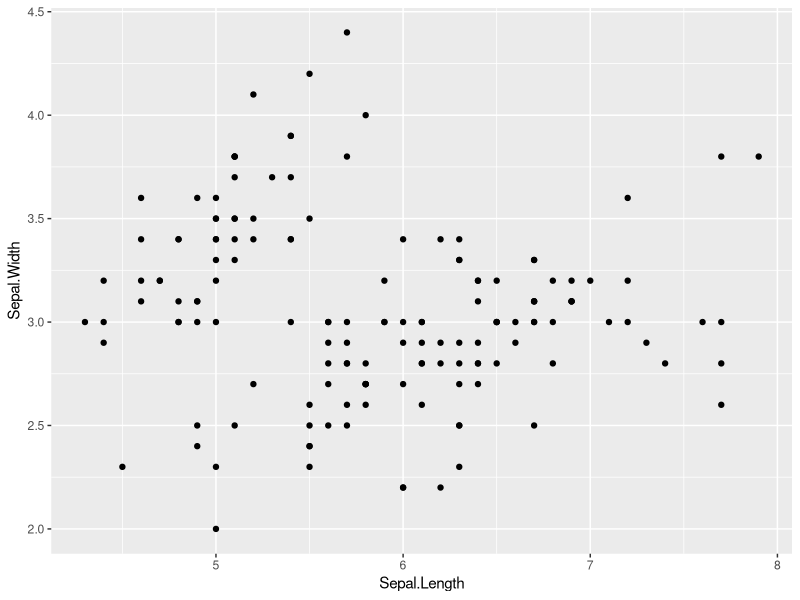
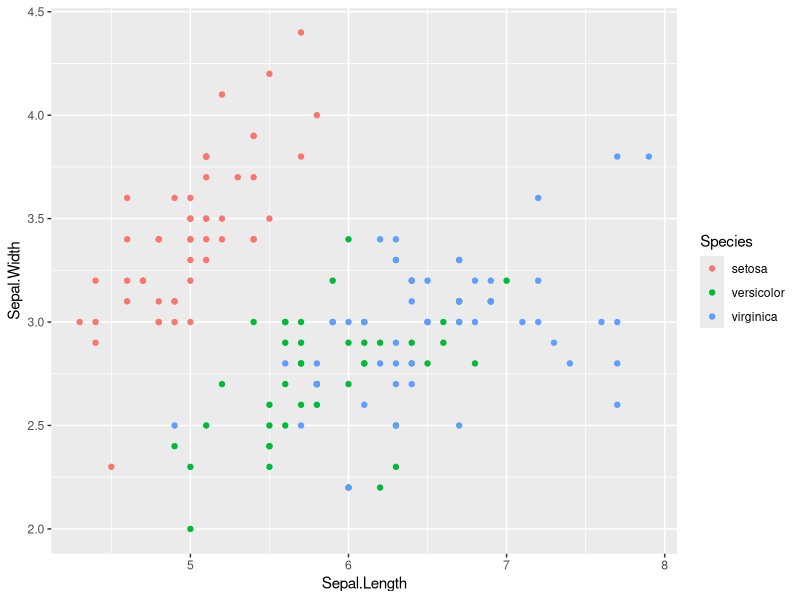
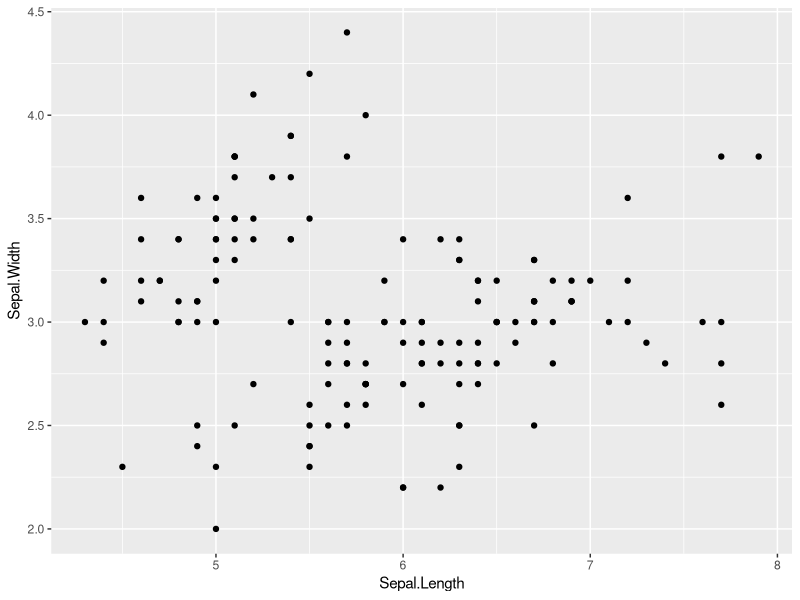
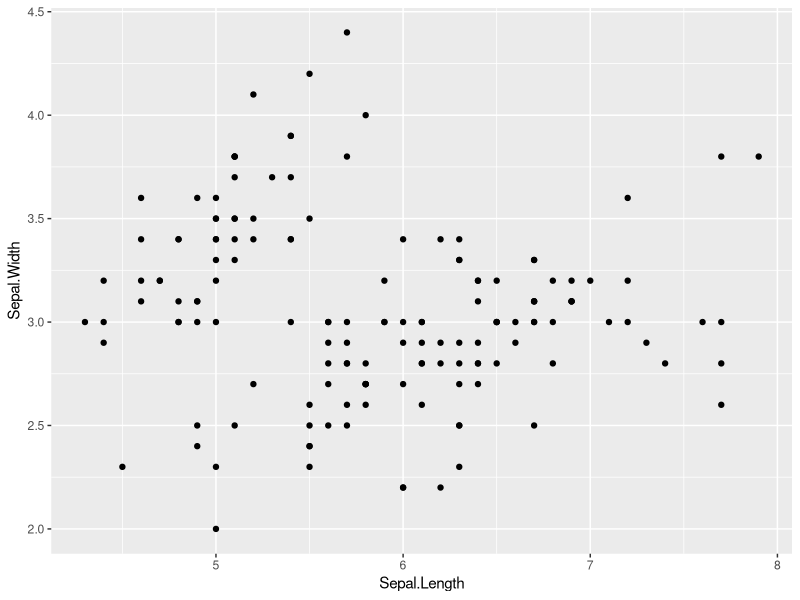
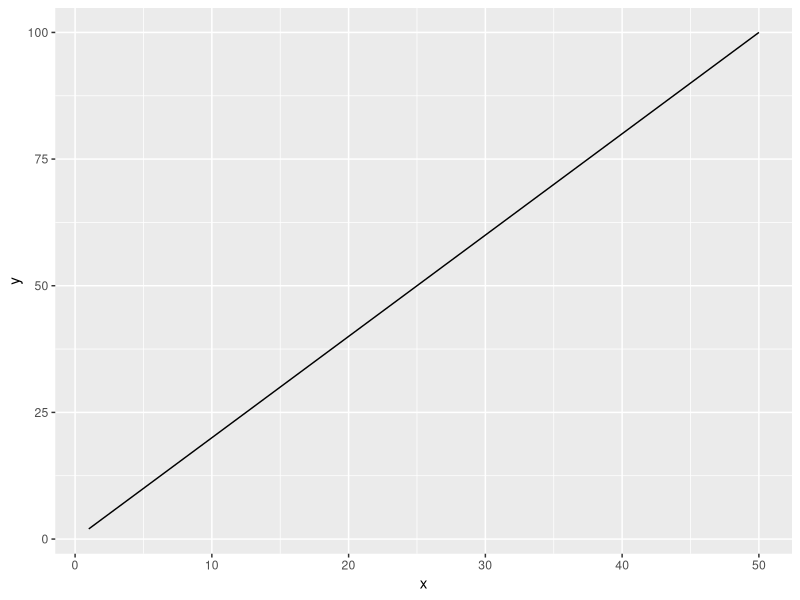
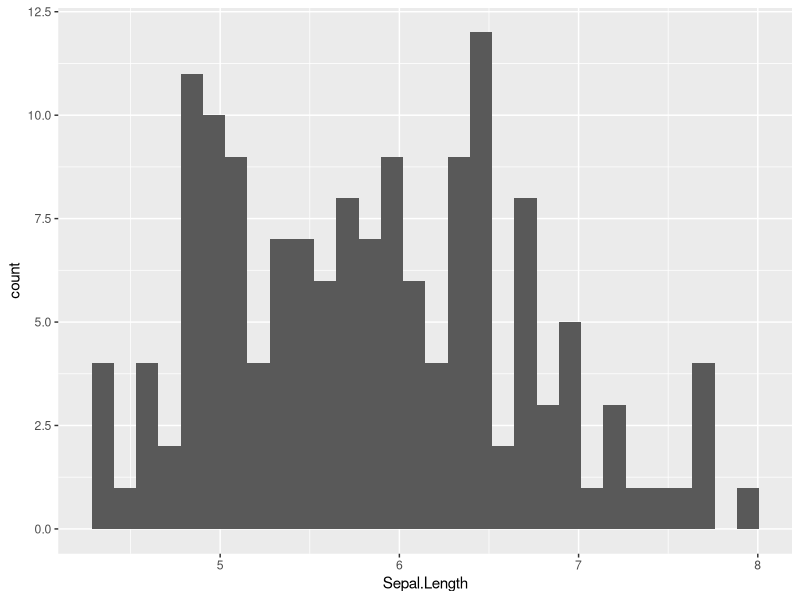
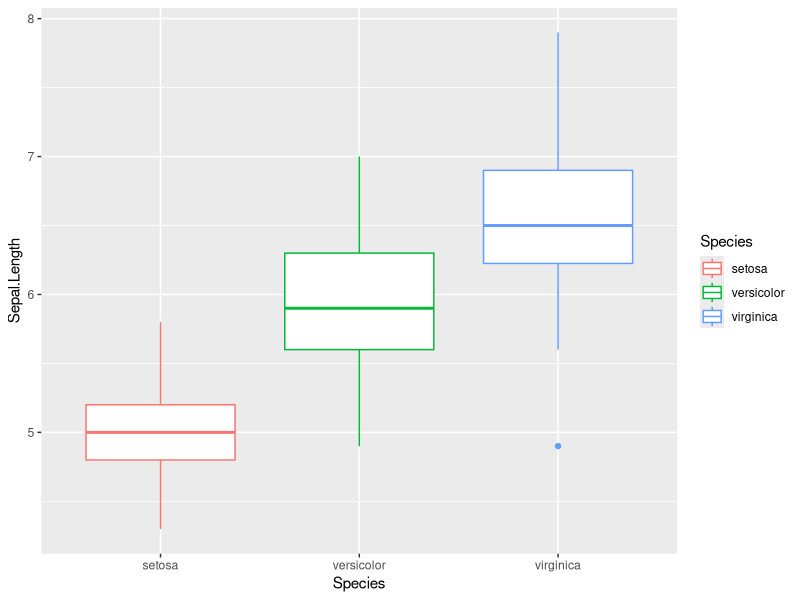
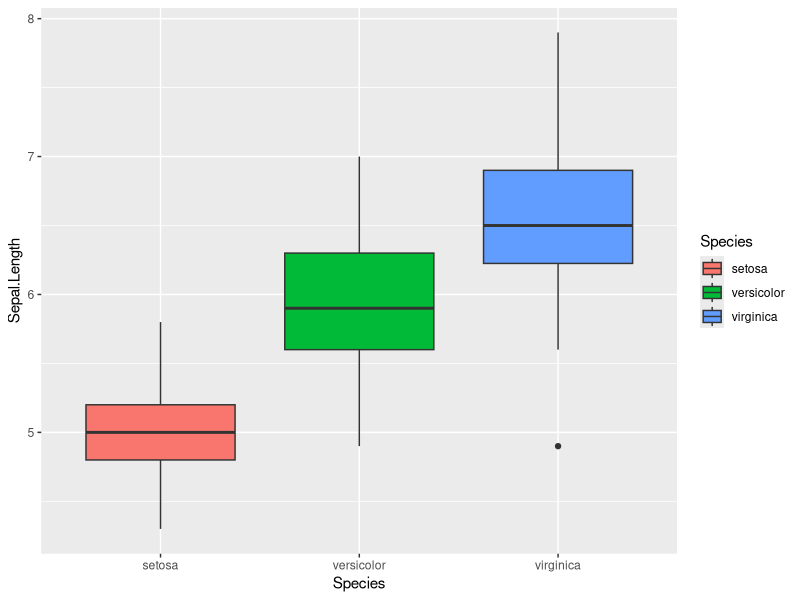

Write R code to recreate these figures, in order.
library(tidyverse) #call every single time

# point figure ------------------------------------------------------------


##point figure error no aes()
# iris %>% 
#   ggplot(
#     x = Sepal.Length,
#     y = Sepal.Width)
#   ) +
#   geom_point()


 iris %>% 
     ggplot(
         mapping = aes(x = Sepal.Length,
                       y = Sepal.Width)
       ) +
     geom_point()

##color by species

iris %>% 
  ggplot(
    aes(x = Sepal.Length,
         y = Sepal.Width,
         color = Species)
  )+
  geom_point()

ggplot(data = iris,
       mapping = aes(x = Sepal.Length,
                     y = Sepal.Width)
       ) +
  geom_point()

##error, outside of aes

iris %>% 
  ggplot(
    aes(x = Sepal.Length,
        y = Sepal.Width),
        color = Species
  )+
  geom_point()


# Line --------------------------------------------------------------------

df0 <- tibble(
  x = rep(1:50, 3),
  y = x * 2
)

df0 %>% 
  ggplot(
    mapping = aes(x = x,
                  y = y)
  ) +
  geom_line()


# Histogram ---------------------------------------------------------------

iris %>% 
  ggplot(mapping = aes(x=Sepal.Length)) +
  geom_histogram()


# boxplot -----------------------------------------------------------------


#color changes outside

iris %>% 
  ggplot(
    mapping = aes(x = Species,
                  y = Sepal.Length,
                  color = Species)
  ) +
  geom_boxplot()

#fill changes inside

iris %>% 
  ggplot(
    mapping = aes(x = Species,
                  y = Sepal.Length,
                  fill = Species)
  ) +
  geom_boxplot()

       
